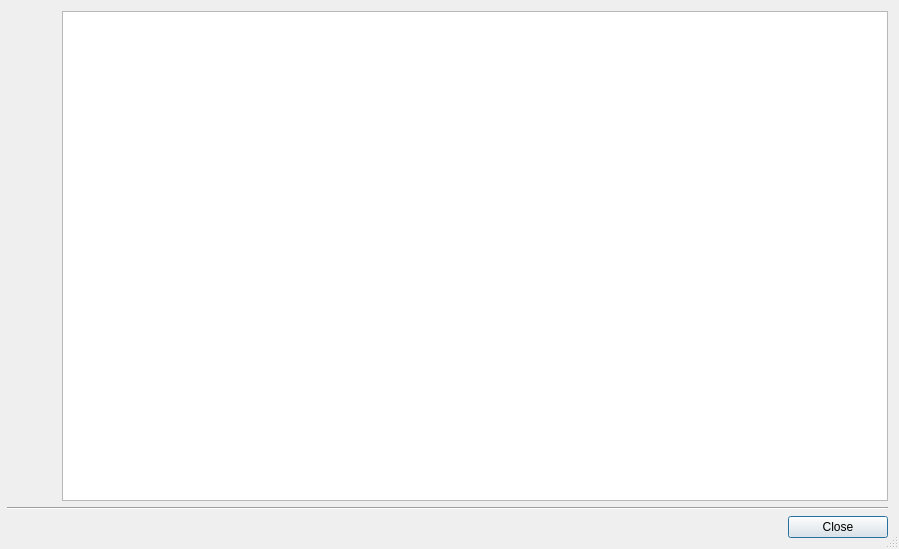
<?xml version="1.0" encoding="UTF-8"?>
<ui version="4.0">
 <class>JobCreatorHelp</class>
 <widget class="QDialog" name="JobCreatorHelp">
  <property name="geometry">
   <rect>
    <x>0</x>
    <y>0</y>
    <width>899</width>
    <height>549</height>
   </rect>
  </property>
  <property name="windowTitle">
   <string>Help Screen</string>
  </property>
  <property name="sizeGripEnabled">
   <bool>true</bool>
  </property>
  <property name="modal">
   <bool>true</bool>
  </property>
  <layout class="QVBoxLayout" name="verticalLayout">
   <property name="leftMargin">
    <number>7</number>
   </property>
   <item>
    <widget class="QWidget" name="widget" native="true">
     <layout class="QHBoxLayout" name="horizontalLayout_2">
      <property name="spacing">
       <number>7</number>
      </property>
      <property name="leftMargin">
       <number>0</number>
      </property>
      <property name="topMargin">
       <number>0</number>
      </property>
      <property name="rightMargin">
       <number>0</number>
      </property>
      <property name="bottomMargin">
       <number>0</number>
      </property>
      <item>
       <widget class="QWidget" name="widget" native="true">
        <layout class="QVBoxLayout" name="verticalLayout_2">
         <property name="leftMargin">
          <number>0</number>
         </property>
         <property name="topMargin">
          <number>0</number>
         </property>
         <property name="rightMargin">
          <number>0</number>
         </property>
         <property name="bottomMargin">
          <number>0</number>
         </property>
         <item>
          <widget class="QLabel" name="labelLogo">
           <property name="minimumSize">
            <size>
             <width>48</width>
             <height>48</height>
            </size>
           </property>
           <property name="maximumSize">
            <size>
             <width>48</width>
             <height>48</height>
            </size>
           </property>
           <property name="text">
            <string/>
           </property>
           <property name="pixmap">
            <pixmap resource="../res/resources.qrc">:/images/help.png</pixmap>
           </property>
           <property name="scaledContents">
            <bool>true</bool>
           </property>
           <property name="alignment">
            <set>Qt::AlignLeading|Qt::AlignLeft|Qt::AlignTop</set>
           </property>
          </widget>
         </item>
         <item>
          <spacer name="verticalSpacer">
           <property name="orientation">
            <enum>Qt::Vertical</enum>
           </property>
           <property name="sizeHint" stdset="0">
            <size>
             <width>20</width>
             <height>40</height>
            </size>
           </property>
          </spacer>
         </item>
        </layout>
       </widget>
      </item>
      <item>
       <widget class="QPlainTextEdit" name="plainTextEdit">
        <property name="font">
         <font>
          <family>Consolas</family>
          <pointsize>9</pointsize>
         </font>
        </property>
        <property name="contextMenuPolicy">
         <enum>Qt::ActionsContextMenu</enum>
        </property>
        <property name="horizontalScrollBarPolicy">
         <enum>Qt::ScrollBarAlwaysOff</enum>
        </property>
        <property name="lineWrapMode">
         <enum>QPlainTextEdit::WidgetWidth</enum>
        </property>
        <property name="readOnly">
         <bool>true</bool>
        </property>
       </widget>
      </item>
     </layout>
    </widget>
   </item>
   <item>
    <widget class="QFrame" name="frame">
     <property name="frameShape">
      <enum>QFrame::HLine</enum>
     </property>
     <property name="frameShadow">
      <enum>QFrame::Sunken</enum>
     </property>
    </widget>
   </item>
   <item>
    <widget class="QWidget" name="widget" native="true">
     <layout class="QHBoxLayout" name="horizontalLayout">
      <property name="leftMargin">
       <number>0</number>
      </property>
      <property name="topMargin">
       <number>0</number>
      </property>
      <property name="rightMargin">
       <number>0</number>
      </property>
      <property name="bottomMargin">
       <number>0</number>
      </property>
      <item>
       <spacer name="horizontalSpacer">
        <property name="orientation">
         <enum>Qt::Horizontal</enum>
        </property>
        <property name="sizeHint" stdset="0">
         <size>
          <width>40</width>
          <height>20</height>
         </size>
        </property>
       </spacer>
      </item>
      <item>
       <widget class="QPushButton" name="buttonClose">
        <property name="minimumSize">
         <size>
          <width>100</width>
          <height>0</height>
         </size>
        </property>
        <property name="text">
         <string>Close</string>
        </property>
        <property name="icon">
         <iconset resource="../res/resources.qrc">
          <normaloff>:/buttons/cross_grey.png</normaloff>:/buttons/cross_grey.png</iconset>
        </property>
        <property name="flat">
         <bool>false</bool>
        </property>
       </widget>
      </item>
     </layout>
    </widget>
   </item>
  </layout>
 </widget>
 <resources>
  <include location="../res/resources.qrc"/>
 </resources>
 <connections/>
</ui>
